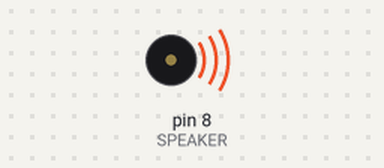
The sketch below on a simulated Arduino Uno, built with avr-gcc and run on an emulated ATmega328P. On the bench: buzzer (waves = sounding).

Above: at 0.2 s.
Timing chart, 0 to 3.0 s (numbered marks = the images above):
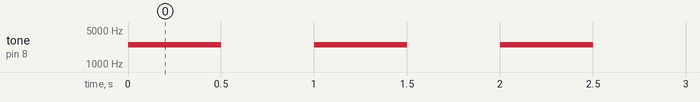

The sketch:

buzzertest.ino
```cpp
int SPEAKER = 8;    // The speaker is on pin 8

int freq = 50;      // Starting frequency

void setup()
{
    pinMode(SPEAKER, OUTPUT);
}

void loop()
{

    tone(SPEAKER, 2500);

    delay(500);

    noTone(SPEAKER);

    delay(500);
}
```

Measured:
- by itself, tone on pin 8 (SPEAKER): alternates 2500 Hz for 0.50 s and silent for 0.50 s
